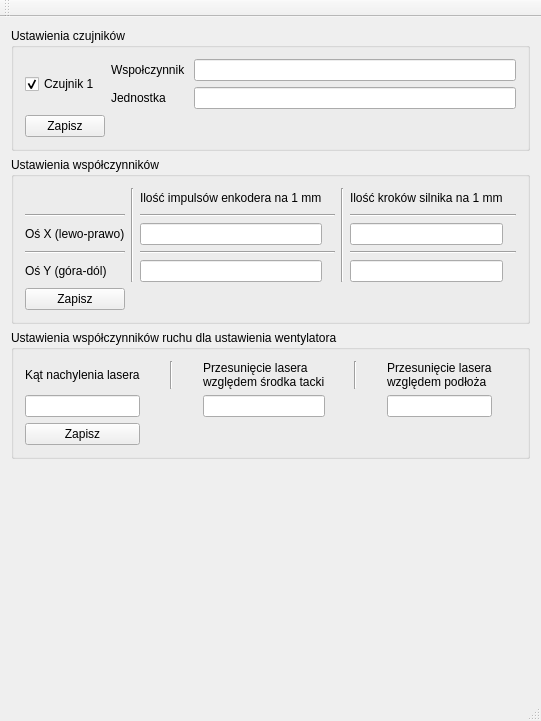
<?xml version="1.0" encoding="UTF-8"?>
<ui version="4.0">
 <class>MainWindow</class>
 <widget class="QMainWindow" name="MainWindow">
  <property name="geometry">
   <rect>
    <x>0</x>
    <y>0</y>
    <width>541</width>
    <height>721</height>
   </rect>
  </property>
  <property name="windowTitle">
   <string>Program serwisowy do kontrolera</string>
  </property>
  <widget class="QWidget" name="centralWidget">
   <layout class="QVBoxLayout" name="verticalLayoutCentral">
    <item>
     <widget class="QGroupBox" name="groupBox">
      <property name="title">
       <string>Ustawienia czujników</string>
      </property>
      <property name="flat">
       <bool>false</bool>
      </property>
      <layout class="QGridLayout" name="gridLayoutCzujniki">
       <item row="0" column="0" rowspan="2">
        <widget class="QCheckBox" name="cbcz1">
         <property name="text">
          <string>Czujnik 1</string>
         </property>
         <property name="checked">
          <bool>true</bool>
         </property>
        </widget>
       </item>
       <item row="0" column="1">
        <widget class="QLabel" name="lratio1">
         <property name="text">
          <string>Wspołczynnik </string>
         </property>
        </widget>
       </item>
       <item row="0" column="2">
        <widget class="QLineEdit" name="ecz1ratio">
         <property name="text">
          <string/>
         </property>
        </widget>
       </item>
       <item row="1" column="1">
        <widget class="QLabel" name="lunit1">
         <property name="text">
          <string>Jednostka</string>
         </property>
        </widget>
       </item>
       <item row="1" column="2">
        <widget class="QLineEdit" name="ecz1unit">
         <property name="text">
          <string/>
         </property>
         <property name="maxLength">
          <number>10</number>
         </property>
        </widget>
       </item>
       <item row="2" column="0">
        <widget class="QPushButton" name="pbSaveRadioCzujnik">
         <property name="text">
          <string>Zapisz</string>
         </property>
        </widget>
       </item>
      </layout>
     </widget>
    </item>
    <item>
     <widget class="QGroupBox" name="groupBoxMechanizm">
      <property name="title">
       <string>Ustawienia współczynników</string>
      </property>
      <layout class="QGridLayout" name="gridLayoutratio">
       <item row="0" column="1" rowspan="5">
        <widget class="Line" name="line_1_pion">
         <property name="orientation">
          <enum>Qt::Vertical</enum>
         </property>
        </widget>
       </item>
       <item row="0" column="2">
        <widget class="QLabel" name="limp">
         <property name="text">
          <string>Ilość impulsów enkodera na 1 mm</string>
         </property>
        </widget>
       </item>
       <item row="0" column="3">
        <spacer name="horizontalSpacer_impulsy">
         <property name="orientation">
          <enum>Qt::Horizontal</enum>
         </property>
         <property name="sizeHint" stdset="0">
          <size>
           <width>40</width>
           <height>20</height>
          </size>
         </property>
        </spacer>
       </item>
       <item row="0" column="4" rowspan="5">
        <widget class="Line" name="line_2_pion">
         <property name="orientation">
          <enum>Qt::Vertical</enum>
         </property>
        </widget>
       </item>
       <item row="0" column="5">
        <widget class="QLabel" name="label">
         <property name="text">
          <string>Ilość kroków silnika na 1 mm</string>
         </property>
        </widget>
       </item>
       <item row="0" column="6">
        <spacer name="horizontalSpacer_kroki">
         <property name="orientation">
          <enum>Qt::Horizontal</enum>
         </property>
         <property name="sizeHint" stdset="0">
          <size>
           <width>40</width>
           <height>20</height>
          </size>
         </property>
        </spacer>
       </item>
       <item row="1" column="0">
        <widget class="Line" name="line_1">
         <property name="orientation">
          <enum>Qt::Horizontal</enum>
         </property>
        </widget>
       </item>
       <item row="1" column="2" colspan="2">
        <widget class="Line" name="line_2">
         <property name="orientation">
          <enum>Qt::Horizontal</enum>
         </property>
        </widget>
       </item>
       <item row="1" column="5" colspan="2">
        <widget class="Line" name="line_3">
         <property name="orientation">
          <enum>Qt::Horizontal</enum>
         </property>
        </widget>
       </item>
       <item row="2" column="0">
        <widget class="QLabel" name="elewoprawo">
         <property name="text">
          <string>Oś X (lewo-prawo)</string>
         </property>
        </widget>
       </item>
       <item row="2" column="2">
        <widget class="QLineEdit" name="eimpX"/>
       </item>
       <item row="2" column="5">
        <widget class="QLineEdit" name="estepX"/>
       </item>
       <item row="3" column="0">
        <widget class="Line" name="line_4">
         <property name="orientation">
          <enum>Qt::Horizontal</enum>
         </property>
        </widget>
       </item>
       <item row="3" column="2" colspan="2">
        <widget class="Line" name="line_5">
         <property name="orientation">
          <enum>Qt::Horizontal</enum>
         </property>
        </widget>
       </item>
       <item row="3" column="5" colspan="2">
        <widget class="Line" name="line_6">
         <property name="orientation">
          <enum>Qt::Horizontal</enum>
         </property>
        </widget>
       </item>
       <item row="4" column="0">
        <widget class="QLabel" name="egoradol">
         <property name="text">
          <string>Oś Y (góra-dól)</string>
         </property>
        </widget>
       </item>
       <item row="4" column="2">
        <widget class="QLineEdit" name="eimpY"/>
       </item>
       <item row="4" column="5">
        <widget class="QLineEdit" name="estepY"/>
       </item>
       <item row="5" column="0">
        <widget class="QPushButton" name="pbSaveRatio">
         <property name="text">
          <string>Zapisz</string>
         </property>
        </widget>
       </item>
      </layout>
     </widget>
    </item>
    <item>
     <widget class="QGroupBox" name="groupBoxWentylator">
      <property name="title">
       <string>Ustawienia współczynników ruchu dla ustawienia wentylatora</string>
      </property>
      <layout class="QGridLayout" name="gridLayoutWenty">
       <item row="0" column="0">
        <widget class="QLabel" name="lwiatrakkat">
         <property name="text">
          <string>Kąt nachylenia lasera</string>
         </property>
        </widget>
       </item>
       <item row="0" column="1">
        <spacer name="horizontalSpacerWentylator_1">
         <property name="orientation">
          <enum>Qt::Horizontal</enum>
         </property>
         <property name="sizeHint" stdset="0">
          <size>
           <width>40</width>
           <height>20</height>
          </size>
         </property>
        </spacer>
       </item>
       <item row="0" column="2">
        <widget class="Line" name="linewentylator_1">
         <property name="orientation">
          <enum>Qt::Vertical</enum>
         </property>
        </widget>
       </item>
       <item row="0" column="3">
        <spacer name="horizontalSpacerWentylator_2">
         <property name="orientation">
          <enum>Qt::Horizontal</enum>
         </property>
         <property name="sizeHint" stdset="0">
          <size>
           <width>40</width>
           <height>20</height>
          </size>
         </property>
        </spacer>
       </item>
       <item row="0" column="4">
        <widget class="QLabel" name="lwiatrakx">
         <property name="text">
          <string>Przesunięcie lasera
względem środka tacki</string>
         </property>
        </widget>
       </item>
       <item row="0" column="5">
        <spacer name="horizontalSpacerWentylator_3">
         <property name="orientation">
          <enum>Qt::Horizontal</enum>
         </property>
         <property name="sizeHint" stdset="0">
          <size>
           <width>40</width>
           <height>20</height>
          </size>
         </property>
        </spacer>
       </item>
       <item row="0" column="6">
        <widget class="Line" name="linewentylator_2">
         <property name="orientation">
          <enum>Qt::Vertical</enum>
         </property>
        </widget>
       </item>
       <item row="0" column="7">
        <spacer name="horizontalSpacerWentylator_4">
         <property name="orientation">
          <enum>Qt::Horizontal</enum>
         </property>
         <property name="sizeHint" stdset="0">
          <size>
           <width>40</width>
           <height>20</height>
          </size>
         </property>
        </spacer>
       </item>
       <item row="0" column="8">
        <widget class="QLabel" name="lwiatraky">
         <property name="text">
          <string>Przesunięcie lasera
względem podłoża</string>
         </property>
        </widget>
       </item>
       <item row="0" column="9">
        <spacer name="horizontalSpacerWentylator_5">
         <property name="orientation">
          <enum>Qt::Horizontal</enum>
         </property>
         <property name="sizeHint" stdset="0">
          <size>
           <width>40</width>
           <height>20</height>
          </size>
         </property>
        </spacer>
       </item>
       <item row="1" column="0">
        <widget class="QLineEdit" name="ewiatrakkat"/>
       </item>
       <item row="1" column="4">
        <widget class="QLineEdit" name="ewiatrakx"/>
       </item>
       <item row="1" column="8">
        <widget class="QLineEdit" name="ewiatraky"/>
       </item>
       <item row="2" column="0">
        <widget class="QPushButton" name="pbSaveWentylator">
         <property name="text">
          <string>Zapisz</string>
         </property>
        </widget>
       </item>
      </layout>
     </widget>
    </item>
    <item>
     <spacer name="verticalSpacer">
      <property name="orientation">
       <enum>Qt::Vertical</enum>
      </property>
      <property name="sizeHint" stdset="0">
       <size>
        <width>20</width>
        <height>40</height>
       </size>
      </property>
     </spacer>
    </item>
   </layout>
  </widget>
  <widget class="QMenuBar" name="menuBar">
   <property name="geometry">
    <rect>
     <x>0</x>
     <y>0</y>
     <width>541</width>
     <height>22</height>
    </rect>
   </property>
  </widget>
  <widget class="QToolBar" name="mainToolBar">
   <attribute name="toolBarArea">
    <enum>TopToolBarArea</enum>
   </attribute>
   <attribute name="toolBarBreak">
    <bool>false</bool>
   </attribute>
  </widget>
  <widget class="QStatusBar" name="statusBar"/>
 </widget>
 <layoutdefault spacing="6" margin="11"/>
 <resources/>
 <connections/>
</ui>
